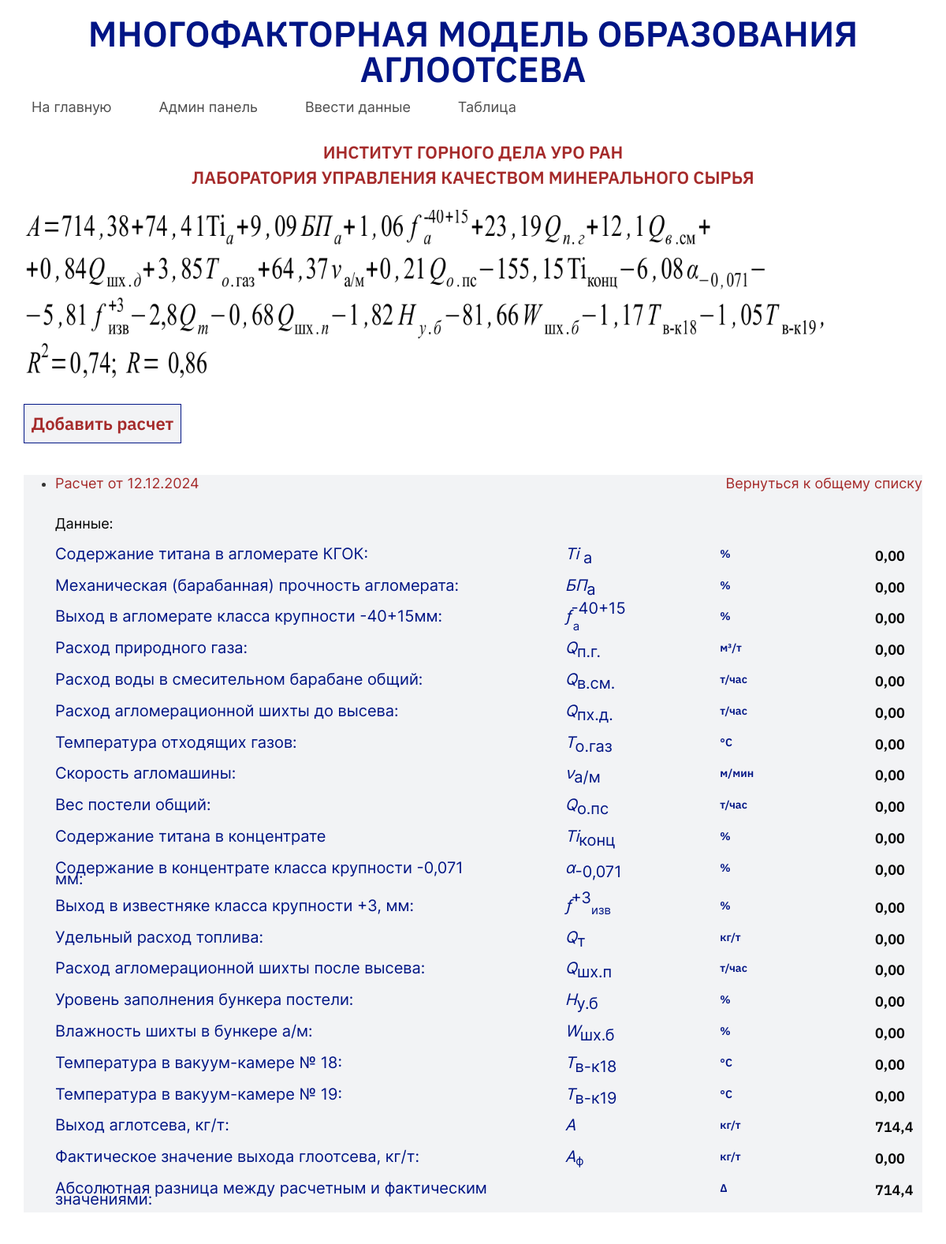
/all_dates/93/, run on the app's committed database.
### agglomerates/models.py (models this page shows, shortened)
class Entry(models.Model):
    date = models.ForeignKey(Date, verbose_name="Группа расчотов", on_delete=models.PROTECT, null=True)
    date_added=models.DateTimeField(verbose_name='Дата расчета', auto_now_add=True)
    titanium_content_in_agglomerate=models.DecimalField( verbose_name="Содержание титана в агломерате КГОК:", default=0, max_digits=5, decimal_places=2)
    mechanical_strength_of_agglomerate=models.DecimalField(verbose_name="Механическая (барабанная) прочность агломерата:", default=0, max_digits=5, decimal_places=2)
    output_in_agglomerate_of_size_class=models.DecimalField(verbose_name="Выход в агломерате классаа крупности-40+15мм:", default=0, max_digits=5, decimal_places=2)
    specific_consumption_of_natural_gas=models.DecimalField(verbose_name="Расход природного газа:", default=0, max_digits=5, decimal_places=2)
    water_consumption_in_drum_pelletizer=models.DecimalField(verbose_name="Расход воды в барабанном окомкователе:", default=0, max_digits=5, decimal_places=2)
    charge_consumption_before_seeding=models.DecimalField(verbose_name="Расход агломерационной шихты после высева:", default=0, max_digits=5, decimal_places=2)
    exhaust_gas_temperature=models.DecimalField(verbose_name="Температура отходящих газов:", default=0, max_digits=5, decimal_places=2)
    velocity_am=models.DecimalField(verbose_name="Скорость агломашины", default=0, max_digits=5, decimal_places=2)
    jig_bed_weight=models.DecimalField(verbose_name="Вес постели общий:", default=0, max_digits=5, decimal_places=2)
    content_titan_in_source_ore=models.DecimalField(verbose_name="Содержание титана в концентрате", default=0, max_digits=5, decimal_places=2)
    content_of_size_class_in_source_ore=models.DecimalField(verbose_name="Содержание в концентрате класса крупности -0,071 мм:", default=0, max_digits=5, decimal_places=2)
    output_in_limestone_of_size_class=models.DecimalField(verbose_name="Выход в известняке класса крупности +3, мм:", default=0, max_digits=5, decimal_places=2)
    specific_fuel_consumption=models.DecimalField(verbose_name="Удельный расход топлива:", default=0, max_digits=5, decimal_places=2)
    consumption_of_agglomeration_charge_after_seeding=models.DecimalField(verbose_name="Расход агломерационной шихты послевысева:", default=0, max_digits=5, decimal_places=2)
    filling_level_of_bed_bin=models.DecimalField(verbose_name="Уровень заполнения бункера постели:", default=0, max_digits=5, decimal_places=2)
    moisture_content_in_hopper_am=models.DecimalField(verbose_name="Влажность шихты в бункере а/м:", default=0, max_digits=5, decimal_places=2)
    temperature_in_vacuum_chamber_no_eighteen=models.DecimalField(verbose_name="Температура в вакуум-камере № 18:", default=0, max_digits=5, decimal_places=2)
    temperature_in_vacuum_chamber_no_nineteen=models.DecimalField(verbose_name="Температура в вакуум-камере № 19:", default=0, max_digits=5, decimal_places=2)
    output_agglomerate = models.GeneratedField(verbose_name="Выход аглоотсева, кг/т:",
        expression=Round(714.38+
        74.41*F("titanium_content_in_agglomerate")+
        9.09*F("mechanical_strength_of_agglomerate")+
        1.06*F("output_in_agglomerate_of_size_class")+
        23.19*F("specific_consumption_of_natural_gas")+
        12.1*F("water_consumption_in_drum_pelletizer")+
        0.84*F("charge_consumption_before_seeding")+
        3.85*F("exhaust_gas_temperature")+
        64.37*F("velocity_am")+
        0.21*F("jig_bed_weight")-
        155.15*F("content_titan_in_source_ore")-
        6.08*F("content_of_size_class_in_source_ore")-
        5.81*F("output_in_limestone_of_size_class")-
        2.8*F("specific_fuel_consumption")-
        0.68*F("consumption_of_agglomeration_charge_after_seeding")-
        1.82*F("filling_level_of_bed_bin")-
        81.66*F("moisture_content_in_hopper_am")-
        1.17*F("temperature_in_vacuum_chamber_no_eighteen")-
        1.05*F("temperature_in_vacuum_chamber_no_nineteen"), precision=1),
        output_field=models.BigIntegerField(),
        db_persist=False, #Если вы используете postgresql , тот тут всегда указывайте True
    )
    actual_value_of_agglomeration_output=models.DecimalField(verbose_name="Фактическое значение выхода аглоотсева, кг/т", default=0, max_digits=5, decimal_places=2)
    difference_between_estimated_and_actual_values = models.GeneratedField(verbose_name="Абсолютная разница между расчетным и фактическим значениями",
        expression=Round(
        F("output_agglomerate")-
        F("actual_value_of_agglomeration_output"), precision=1),
        output_field=models.BigIntegerField(),
        db_persist=False, #Если вы используете postgresql , тот тут всегда указывайте True
    )

class Date(models.Model):
    date_enter=models.DateField(blank=False, null=True)
    created=models.DateTimeField(auto_now_add=True)

### agglomerates/views.py (the view)
# urls.py: re_path(r'^all_dates/(?P<id>\d+)/$', views.single_date, name='single_date'),
def single_date(request, id):
    date=Date.objects.get(id=id)
    entries=date.entry_set.order_by('-date_added')
    context = {'date':date, 'entries':entries,}
    return render(request, 'agglomerates/date.html', context)

### agglomerates/templates/agglomerates/date.html
{% extends "agglomerates/base.html" %}
{% block content %}
<div class="container">
    <img class="formula" src="/../static/agglomerates/images/formula.png" alt="">
    <p class="add_calc">
        <a href="{% url 'agglomerates:new_entry' date.id %}">Добавить расчет</a>
    </p>
    <ul class="ul_data">
        {% for entry in entries %}
        <li>
            <div class="data_title"><p>Расчет от {{ date.date_enter|date:'d.m.Y' }}</p><p><a href="/all_dates">Вернуться к общему списку</a></p></div>
            <div class="data_title">Данные:</div>
            <div class="data_text"><p>Содержание титана в агломерате КГОК:</p><p><i>Ti</i> <sub>a</sub></p><p>%</p><p>{{entry.titanium_content_in_agglomerate}}</p></div>
            <div class="data_text"><p>Механическая (барабанная) прочность агломерата:</p><p><i>БП</i><sub>a</sub></p><p>%</p><p>{{entry.mechanical_strength_of_agglomerate}}</p></div>
            <div class="data_text"><p>Выход в агломерате класса крупности -40+15мм:</p><p><i>&#402;</i><sup>-40+15</sup><sub>a</sub></p><p>%</p><p>{{entry.output_in_agglomerate_of_size_class}}</p></div>
            <div class="data_text"><p>Расход природного газа:</p><p><i>Q</i><sub>п.г.</sub></p><p>м³/т</p><p>{{entry.specific_consumption_of_natural_gas}}</p></div>
            <div class="data_text"><p>Расход воды в смесительном барабане общий:</p><p><i>Q</i><sub>в.см.</sub></p><p>т/час</p><p>{{entry.water_consumption_in_drum_pelletizer}}</p></div>
            <div class="data_text"><p>Расход агломерационной шихты до высева:</p><p><i>Q</i><sub>пх.д.</sub><p>т/час</p><p>{{entry.charge_consumption_before_seeding}}</p></div>
            <div class="data_text"><p>Температура отходящих газов:</p><p><i>T</i><sub>o.газ</sub></p><p>°C</p><p>{{entry.exhaust_gas_temperature}}</p></div>
            <div class="data_text"><p>Скорость агломашины:</p><p><i>&#957;</i><sub>а/м</sub></p><p>м/мин</p><p>{{entry.velocity_am}}</p></div>
            <div class="data_text"><p>Вес постели общий:</p><p><i>Q</i><sub>о.пс</sub></p><p>т/час</p><p>{{entry.jig_bed_weight}}</p></div>
            <div class="data_text"><p>Содержание титана в концентрате</p><p><i>Ti</i><sub>конц</sub></p><p>%</p><p>{{entry.content_titan_in_source_ore}}</p></div>
            <div class="data_text"><p>Содержание в концентрате класса крупности -0,071 мм:</p><p><i>&#945;</i><sub>-0,071</sub></p><p>%</p><p>{{entry.content_of_size_class_in_source_ore}}</p></div>
            <div class="data_text"><p>Выход в известняке класса крупности +3, мм:</p><p><i>&#402;</i><sup>+3</sup><sub>изв</sub></p><p>%</p><p>{{entry.output_in_limestone_of_size_class}}</p></div>
            <div class="data_text"><p>Удельный расход топлива:</p><p><i>Q</i><sub>т</sub></p><p>кг/т</p><p>{{entry.specific_fuel_consumption}}</p></div>
            <div class="data_text"><p>Расход агломерационной шихты после высева:</p><p><i>Q</i><sub>шх.п</sub></p><p>т/час</p><p>{{entry.consumption_of_agglomeration_charge_after_seeding}}</p></div>
            <div class="data_text"><p>Уровень заполнения бункера постели:</p><p><i>H</i><sub>у.б</sub></p><p>%</p><p>{{entry.filling_level_of_bed_bin}}</p></div>
            <div class="data_text"><p>Влажность шихты в бункере а/м:</p><p><i>W</i><sub>шх.б</sub></p><p>%</p><p>{{entry.moisture_content_in_hopper_am}}</p></div>
            <div class="data_text"><p>Температура в вакуум-камере № 18:</p><p><i>T</i><sub>в-к18</sub></p><p>°C</p><p>{{entry.temperature_in_vacuum_chamber_no_eighteen}}</p></div>
            <div class="data_text"><p>Температура в вакуум-камере № 19:</p><p><i>T</i><sub>в-к19</sub></p><p>°C</p><p>{{entry.temperature_in_vacuum_chamber_no_nineteen}}</p></div>
            <div class="data_output"><p>Выход аглотсева, кг/т:</p><p><i>&#913;</i></p><p>кг/т</p><p>{{ entry.output_agglomerate}}</p></div>
            <div class="data_output"><p>Фактическое значение выхода глоотсева, кг/т:</p><p><i>&#913;</i><sub>ф</sub></p><p>кг/т</p><p>{{ entry.actual_value_of_agglomeration_output}}</p></div>
            <div class="data_output"><p>Абсолютная разница между расчетным и фактическим значениями:</p><p></p><p>&Delta;</p><p>{{ entry.difference_between_estimated_and_actual_values}}</p></div>
        </li>
        {% empty %}
        <li><div>Отсутствует</div></li>
        {% endfor %}
    </ul>
</div>
{% endblock content %}

### agglomerates/static/agglomerates/css/styles.css (style rules this page uses)
.formula { margin-top: 20px; }
.data_title { color: #4D4D4D; font-family: 'Inter'; font-size: 18px; font-weight: 400; line-height: 21.6px; }
.data_title { display: flex; flex-direction: row; justify-content: space-between; color:#000; margin-bottom:20px; }
.data_title p, .data_title a { text-decoration: none; font-family: 'Inter'; font-size: 18px; font-weight: 400; line-height: 21.6px; color: brown; }
.ul_data, .date_calculate_date { margin-top: 40px; margin-bottom: 40px; background: #F2F3F5; }
.ul_data li div:nth-child(5) p:nth-child(2) { position: relative; }
.data_text p:nth-child(2) { width:100px; text-align: left; }
.data_text p:nth-child(3) { width:100px; text-align: left; }
.ul_data li div:nth-child(5) p:nth-child(2) sub { position: absolute; left: 10px; bottom: 0; }
.data_text, .data_output { width:100%; display: flex; flex-direction: row; justify-content: space-between; margin-bottom: 10px; }
.data_text p:last-child, .data_output p:last-child { width:60px; font-family: 'IBM Plex Sans'; font-size: 18px; font-weight: 600; line-height: 19.8px; color: #000; text-align: left; }
.data_text p { text-align: center; }
.data_text p:first-child,.data_output p:first-child { width:50%; font-family: Inter; font-size: 20px; font-weight: 400; line-height: 14px; color: #001585; text-align: left; }
.data_output p:nth-child(3) { width: 100px; text-align: left; }
.data_text :nth-child(2), .data_output p:nth-child(2) { width:100px; font-family: Inter; font-size: 20px; font-weight: 400; line-height: 14px; color: #001585; text-align: left; }
.data_text,.data_output { text-align: start; font-family: 'IBM Plex Sans'; font-style: normal; font-weight: 600; line-height: 100%; color:#001585; }
.data_output p:first-child { width:50%; }
.add_calc a { display: flex; text-decoration: none; align-items: center; justify-content: center; width:200px; height:50px; border: 1px solid #001585; background: #F2F3F5; text-align: center; margin-top: 40px; margin-bottom: 40px; font-family: 'IBM Plex Sans'; font-style: normal; font-weight: 600; font-size: 22px; line-height: 100%; color: brown; text-align: center; margin-top: 30px; }

### data on the page
Entry: titanium_content_in_agglomerate "0,00", mechanical_strength_of_agglomerate "0,00", output_in_agglomerate_of_size_class "0,00", specific_consumption_of_natural_gas "0,00", water_consumption_in_drum_pelletizer "0,00", charge_consumption_before_seeding "0,00", exhaust_gas_temperature "0,00", velocity_am "0,00", jig_bed_weight "0,00", content_titan_in_source_ore "0,00", content_of_size_class_in_source_ore "0,00", output_in_limestone_of_size_class "0,00", specific_fuel_consumption "0,00", consumption_of_agglomeration_charge_after_seeding "0,00", filling_level_of_bed_bin "0,00", moisture_content_in_hopper_am "0,00", temperature_in_vacuum_chamber_no_eighteen "0,00", temperature_in_vacuum_chamber_no_nineteen "0,00", output_agglomerate "714,4", actual_value_of_agglomeration_output "0,00", difference_between_estimated_and_actual_values "714,4"
Date: date_enter "12.12.2024"
